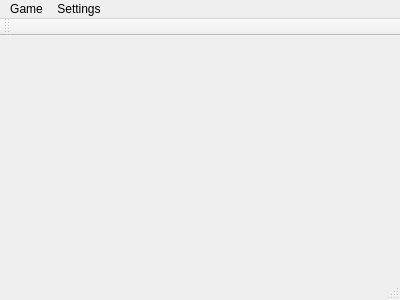
<?xml version="1.0" encoding="UTF-8"?>
<ui version="4.0">
 <class>MainWindow</class>
 <widget class="QMainWindow" name="MainWindow">
  <property name="geometry">
   <rect>
    <x>0</x>
    <y>0</y>
    <width>400</width>
    <height>300</height>
   </rect>
  </property>
  <property name="windowTitle">
   <string>MainWindow</string>
  </property>
  <widget class="QWidget" name="centralWidget"/>
  <widget class="QMenuBar" name="menuBar">
   <property name="geometry">
    <rect>
     <x>0</x>
     <y>0</y>
     <width>400</width>
     <height>22</height>
    </rect>
   </property>
   <widget class="QMenu" name="menuGame">
    <property name="title">
     <string>Game</string>
    </property>
    <widget class="QMenu" name="menuNew_Game">
     <property name="title">
      <string>New</string>
     </property>
     <addaction name="actionCurrent_Setting"/>
     <addaction name="actionNew_Setting"/>
     <addaction name="actionDefault_Setting"/>
    </widget>
    <addaction name="menuNew_Game"/>
    <addaction name="actionLoad"/>
    <addaction name="separator"/>
    <addaction name="actionSave"/>
    <addaction name="actionSave_As"/>
    <addaction name="separator"/>
    <addaction name="actionExit"/>
   </widget>
   <widget class="QMenu" name="menuSettings">
    <property name="title">
     <string>Settings</string>
    </property>
   </widget>
   <addaction name="menuGame"/>
   <addaction name="menuSettings"/>
  </widget>
  <widget class="QToolBar" name="mainToolBar">
   <attribute name="toolBarArea">
    <enum>TopToolBarArea</enum>
   </attribute>
   <attribute name="toolBarBreak">
    <bool>false</bool>
   </attribute>
  </widget>
  <widget class="QStatusBar" name="statusBar"/>
  <action name="actionCurrent_Setting">
   <property name="text">
    <string>Current Setting</string>
   </property>
  </action>
  <action name="actionNew_Setting">
   <property name="text">
    <string>New Setting</string>
   </property>
  </action>
  <action name="actionDefault_Setting">
   <property name="text">
    <string>Default Setting</string>
   </property>
  </action>
  <action name="actionLoad">
   <property name="text">
    <string>Load</string>
   </property>
  </action>
  <action name="actionSave">
   <property name="text">
    <string>Save</string>
   </property>
  </action>
  <action name="actionSave_As">
   <property name="text">
    <string>Save As</string>
   </property>
  </action>
  <action name="actionExit">
   <property name="text">
    <string>Exit</string>
   </property>
  </action>
 </widget>
 <layoutdefault spacing="6" margin="11"/>
 <resources/>
 <connections/>
</ui>
